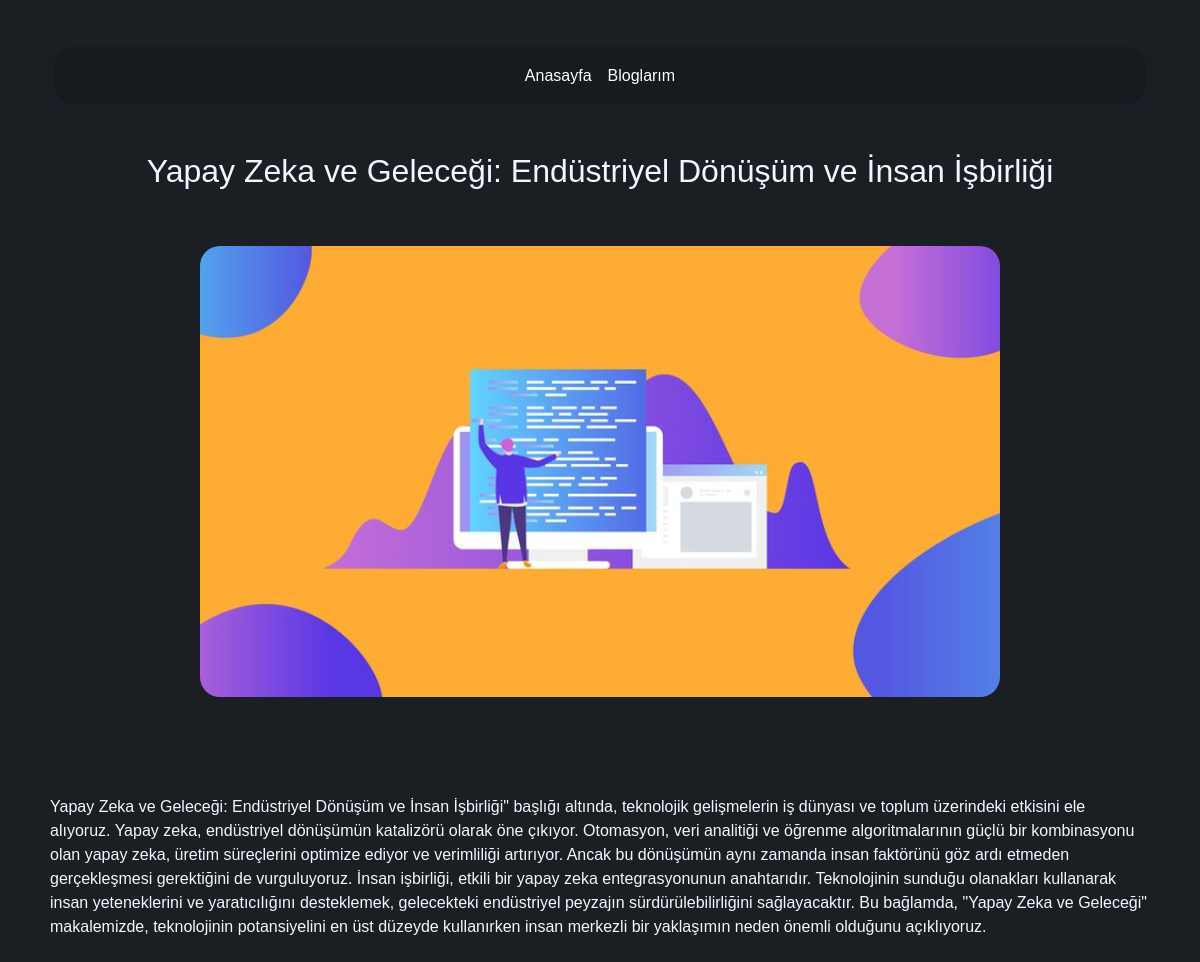
Page /blog/1/ on the committed database.
### blog/models.py (models this page shows, shortened)
class Blogs(models.Model):
    Blog_Title = models.CharField(max_length=500)
    Blog_Descripton = models.TextField()
    Blog_Short_Description = models.TextField()
    Blog_Image = models.ImageField(upload_to="blogs/")
    Is_Home = models.BooleanField(default=False)
    Is_Active = models.BooleanField(default=False)

### blog/views.py (the view)
# urls.py: path('blog/<int:blog_id>/', views.blog_details, name='detail'),
def blog_details(request, blog_id):
    blog = get_object_or_404(Blogs, pk=blog_id)
    return render(request, 'blog/b_details.html', {'blog': blog})

### blog/templates/blog/b_details.html (shortened to what this page needs)
{% extends "base.html" %}
{% block content %}
<div class="container">
    <div class="blog-detail-name">
        <h2 class="text-center mt-5">{{ blog.Blog_Title }}</h2>
    </div>
    <div class="blog-detail-img py-5">
        <img src="{{ blog.Blog_Image.url }}" alt="{{ blog.Blog_Title }}" width="100%">
    </div>
</div>
    <div class="blog-detail-desc py-3 p-5">
        <p>{{ blog.Blog_Descripton }}</p>
    </div>
{% endblock %}

### blog/static/blog/css/app.css (style rules this page uses)
* { box-sizing: border-box; }
body { margin: 0; padding: 0; background-color: #1b1f23 !important; overflow-x: hidden; font-family: 'Source Sans Pro', sans-serif; }
.blog-detail-img { max-width: 800px; margin: 0 auto; }
.blog-detail-img img { border-radius: 20px; }
.blog-detail-name { color: aliceblue; }
.blog-detail-desc { padding: 50px !important; }
.blog-detail-desc p { color: aliceblue; }

### rows in the picture
Blogs: Blog_Title "Yapay Zeka ve Geleceği: Endüstriyel Dönüşüm ve İnsan İşbirliği", Blog_Image (picture), Blog_Descripton "Yapay Zeka ve Geleceği: Endüstriyel Dönüşüm ve İnsan İşbirliği\" başlığı altında, teknolojik gelişmelerin iş dünyası ve toplum üzerindeki etkisini ele alıyoruz. Yapay zeka, endüstriyel dönüşümün katalizörü olarak öne çıkıyor. Otomasyon, veri analitiği ve öğrenme algoritmalarının güçlü bir kombinasyonu olan yapay zeka, üretim süreçlerini optimize ediyor ve verimliliği artırıyor. Ancak bu dönüşümün aynı zamanda insan faktörünü göz ardı etmeden gerçekleşmesi gerektiğini de vurguluyoruz. İnsan işbirliği, etkili bir yapay zeka entegrasyonunun anahtarıdır. Teknolojinin sunduğu olanakları kullanarak insan yeteneklerini ve yaratıcılığını desteklemek, gelecekteki endüstriyel peyzajın…"
